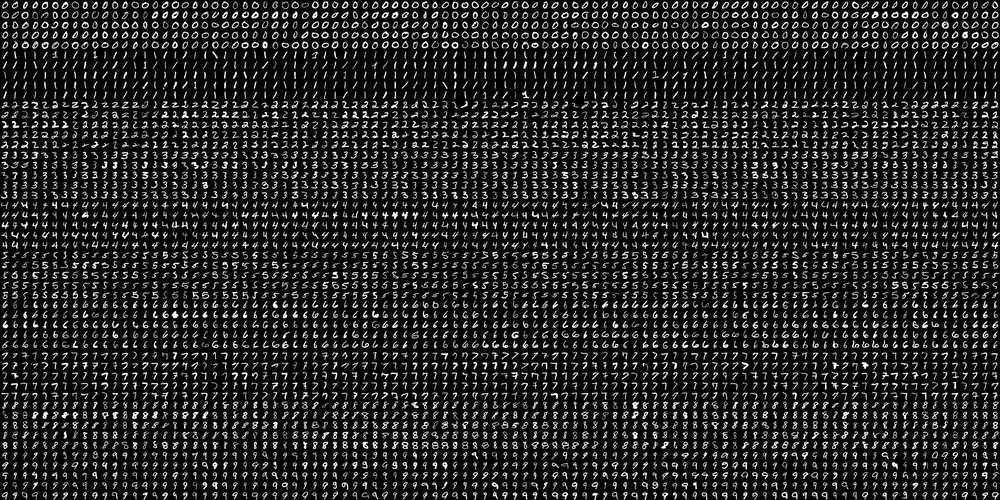
#> input picture OPENCV/digits.png, 1000 x 500 px, shrunk from 2000 x 1000 before the run, found by its file name
$ python 'MSER functionality.py'
#> lines starting #> are read from the running program, lines starting #| are printed output that depends on the picture; after the words box and inside, x2 and y2 are one past the last pixel; in counts of white or black regions, pixels touching at a corner belong together
import cv2
import numpy as np

#Create MSER object
mser = cv2.MSER_create()

#Your image path i-e receipt path
img = cv2.imread('D:/Python/OpenCV/digits.png')
#> img is the input picture: shape (500, 1000, 3); min 0, max 255, mean 36.1

#Convert to gray scale
gray = cv2.cvtColor(img, cv2.COLOR_BGR2GRAY)

vis = img.copy()

#detect regions in gray scale image
regions, _ = mser.detectRegions(gray)

hulls = [cv2.convexHull(p.reshape(-1, 1, 2)) for p in regions]
#> hulls = 3 contours; box (x1, y1, x2, y2) and area: (191, 291, 199, 308) 93, (232, 291, 239, 308) 88, (322, 291, 328, 308) 76

cv2.polylines(vis, hulls, 1, (0, 255, 0))
#> vis: shape (500, 1000, 3); 0.02% of pixels changed, all inside (x1, y1, x2, y2) = (191, 291, 328, 308)

cv2.imshow('img', vis)

cv2.waitKey(0)

mask = np.zeros((img.shape[0], img.shape[1], 1), dtype=np.uint8)

for contour in hulls:

    cv2.drawContours(mask, [contour], -1, (255, 255, 255), -1)
#> this loop made 3 passes
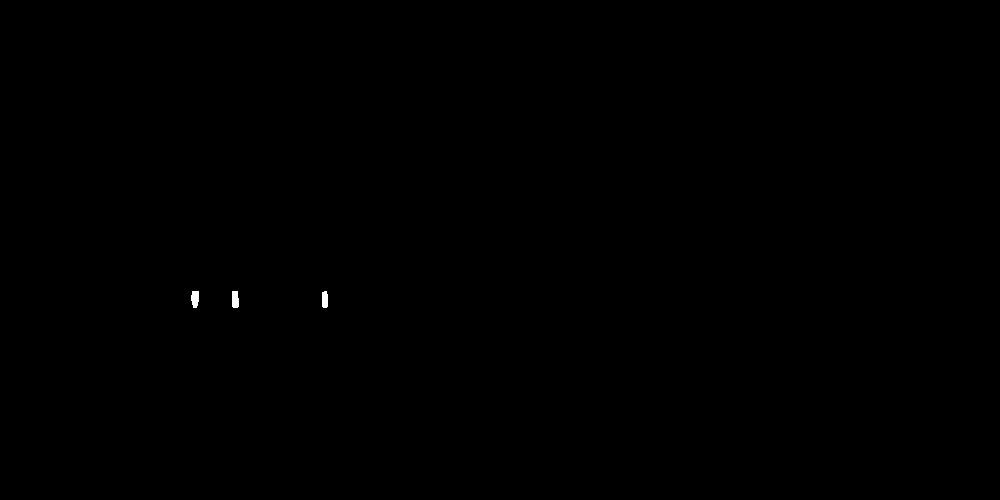
#> mask: shape (500, 1000, 1); 0.06% white; 3 white regions, box (x1, y1, x2, y2) and area: (191, 291, 199, 308) 114, (232, 291, 239, 308) 110, (322, 291, 328, 308) 95

#this is used to find only text regions, remaining are ignored
text_only = cv2.bitwise_and(img, img, mask=mask)

cv2.imshow("text only", text_only)

cv2.waitKey(0)
